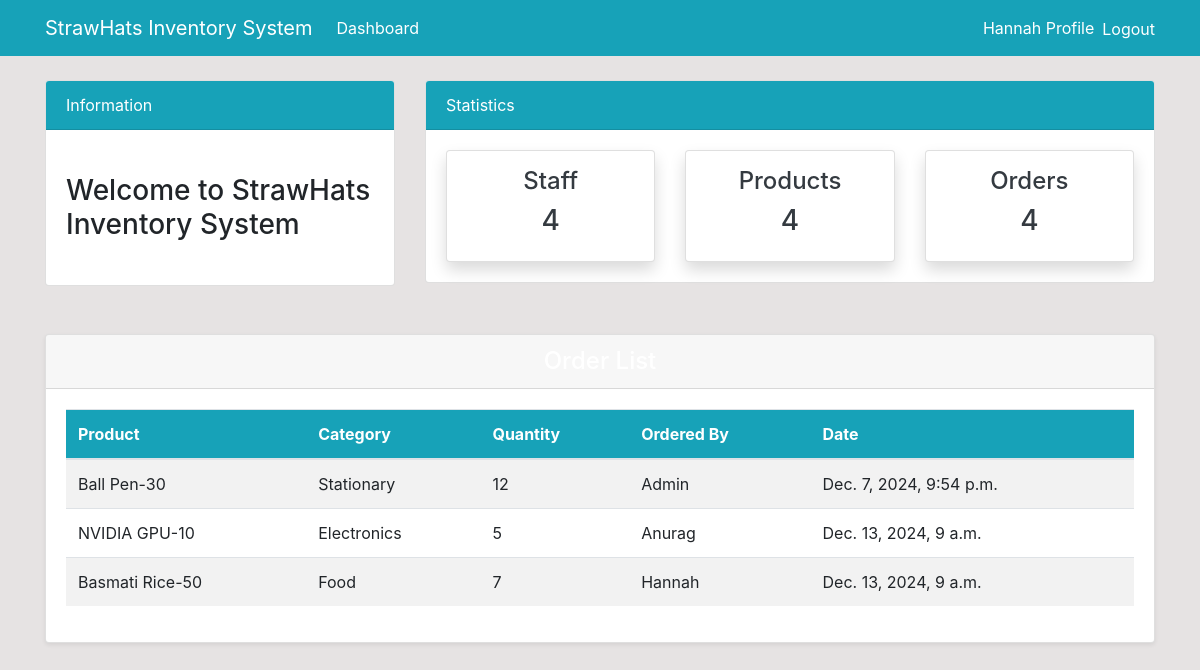
/order/ (signed in), run on an earlier commit of the app's database.
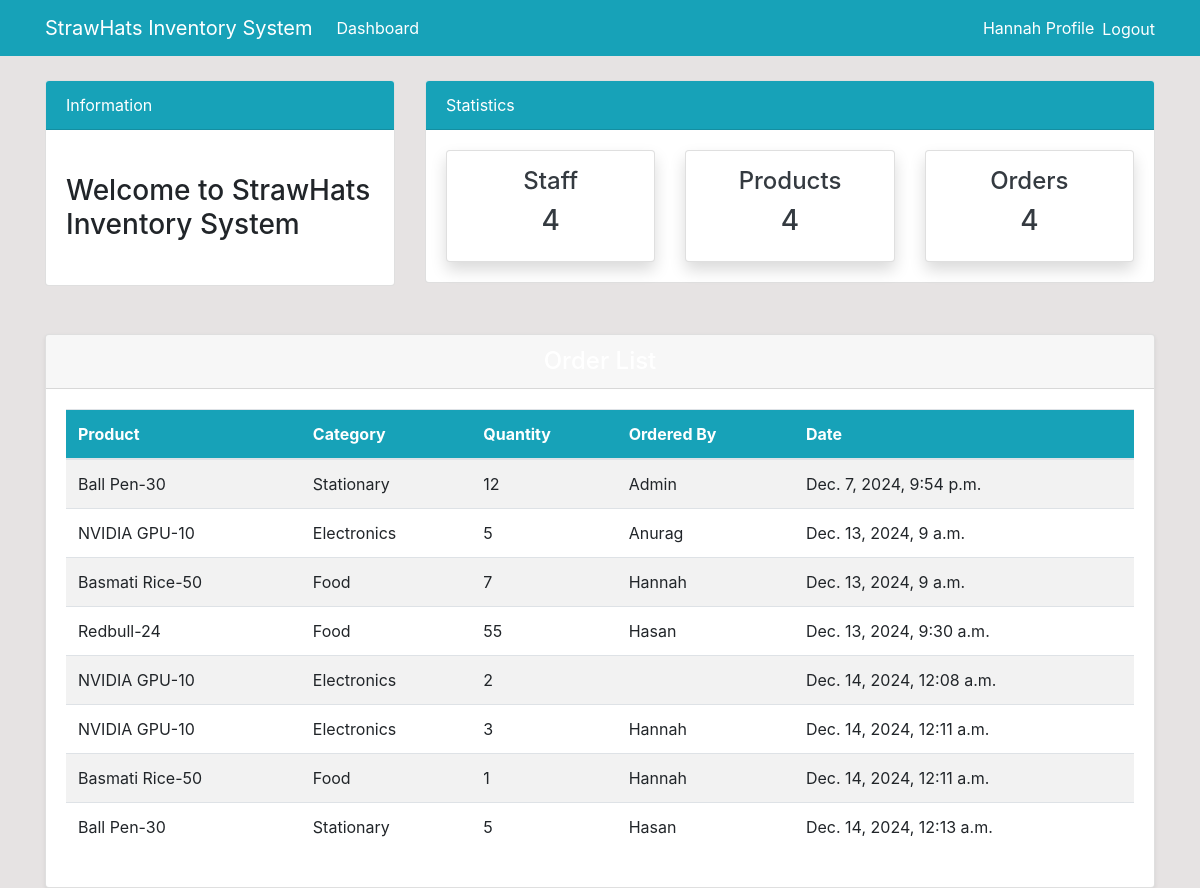
And on a later commit of the database.
### dashboard/models.py (models this page shows, shortened)
class Order(models.Model):
    product = models.ForeignKey(Product, on_delete=models.CASCADE, null=True)
    staff = models.ForeignKey(User, models.CASCADE, null=True)
    order_quantity = models.PositiveIntegerField(null=True)
    date = models.DateTimeField(auto_now_add=True)
    class Meta:
        verbose_name_plural = 'Order'

class Product(models.Model):
    name = models.CharField(max_length=100, null=True)
    category=models.CharField(max_length=20, choices=CATEGORY, null=True)
    quantity=models.PositiveIntegerField(null=True)
    class Meta:
        verbose_name_plural = 'Product'
    def __str__(self):
        return f'{self.name}-{self.quantity}'

### dashboard/views.py (the view)
# urls.py: path('order/', views.order, name='dashboard-order'),
@login_required
def order(request):
    orders = Order.objects.all()
    context ={
        'orders': orders,
    }
    return render(request, 'dashboard/order.html', context)

### templates/dashboard/order.html (shortened to what this page needs)
{% extends 'partials/base.html' %}
{% block content %}
{% include 'partials/topnav.html' %}
<div class="container mt-5">
    <div class="row">
        <div class="col-md-12">
            <div class="card shadow-sm">
                <div class="card-header bg-teal text-white text-center">
                    <h4 class="mb-0">Order List</h4>
                </div>
                <div class="card-body">
                    <table class="table table-striped table-hover">
                        <thead class="bg-info text-white">
                            <tr>
                                <th scope="col">Product</th>
                                <th scope="col">Category</th>
                                <th scope="col">Quantity</th>
                                <th scope="col">Ordered By</th>
                                <th scope="col">Date</th>
                            </tr>
                        </thead>
                        <tbody>
                            {% for order in orders %}
                            <tr>
                                <td>{{ order.product }}</td>
                                <td>{{ order.product.category }}</td>
                                <td>{{ order.order_quantity }}</td>
                                <td>{{ order.staff.username }}</td>
                                <td>{{ order.date }}</td>
                            </tr>
                            {% endfor %}
                        </tbody>
                    </table>
                </div>
            </div>
        </div>
    </div>
</div>
{% endblock %}

What changed in the data, as far as the page shows it:
added Order: product "Redbull-24", product.category "Food", order_quantity "55", staff.username "Hasan", date "Dec. 13, 2024, 9:30 a.m."
added Order: product "NVIDIA GPU-10", product.category "Electronics", order_quantity "2", date "Dec. 14, 2024, 12:08 a.m."
added Order: product "NVIDIA GPU-10", product.category "Electronics", order_quantity "3", staff.username "Hannah", date "Dec. 14, 2024, 12:11 a.m."
added Order: product "Basmati Rice-50", product.category "Food", order_quantity "1", staff.username "Hannah", date "Dec. 14, 2024, 12:11 a.m."
added Order: product "Ball Pen-30", product.category "Stationary", order_quantity "5", staff.username "Hasan", date "Dec. 14, 2024, 12:13 a.m."
